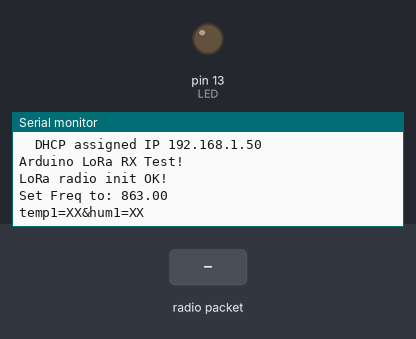
Simulated run of this sketch. Board: Arduino Uno, built with avr-gcc and run on an emulated ATmega328P. On the bench: output pins drawn as LEDs (lit = HIGH), the last lines printed to the serial monitor. The inputs (shaded band) are chosen by the test bench. WiFi joins after 1.5 s; servers stay silent unless stated; uploads are accepted with an empty reply; no radio packets arrive unless stated; pins used as bus, display or sensor lines are not drawn.

Above: at 3.7 s.
3.8 s: radio packet "XXXX" arrives
At 4.88 s:
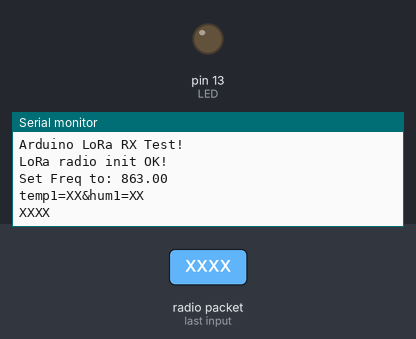
6.4 s: radio packet "1" arrives
At 7.9 s:
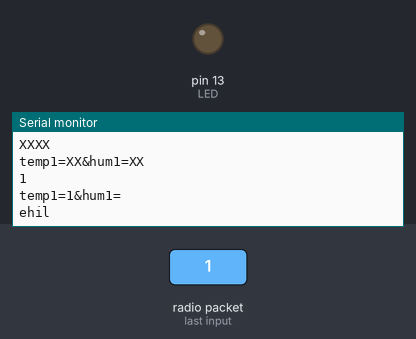

The sketch:

RX+Ether.ino
```cpp
#include <SPI.h>
#include <Ethernet.h>
#include <RH_RF95.h>

#define RFM95_CS 19
#define RFM95_RST 9
#define RFM95_INT 2

#define RF95_FREQ 863.0

// Singleton instance of the radio driver
RH_RF95 rf95(RFM95_CS, RFM95_INT);

#define LED 13

byte mac[] = {
  0xDE, 0xAD, 0xBE, 0xEF, 0xFE, 0xED
};

EthernetClient client;


String msg = "XXXX";
String data;

void setup() {

  pinMode(LED, OUTPUT);
  pinMode(RFM95_RST, OUTPUT);
  pinMode(RFM95_CS, OUTPUT);
  digitalWrite(RFM95_RST, HIGH);
  digitalWrite(RFM95_CS, HIGH);

  Serial.begin(9600);
  while (!Serial) {
    ; // wait for serial port to connect. Needed for native USB port only
  }

Serial.println("Initialize Ethernet with DHCP:");
  if (Ethernet.begin(mac) == 0) {
    Serial.println("Failed to configure Ethernet using DHCP");
    // Check for Ethernet hardware present
    if (Ethernet.hardwareStatus() == EthernetNoHardware) {
      Serial.println("Ethernet shield was not found.  Sorry, can't run without hardware. :(");
      while (true) {
        delay(1); // do nothing, no point running without Ethernet hardware
      }
    }
    if (Ethernet.linkStatus() == LinkOFF) {
      Serial.println("Ethernet cable is not connected.");
    }


  } else {
    Serial.print("  DHCP assigned IP ");
    Serial.println(Ethernet.localIP());
  }
  // give the Ethernet shield a second to initialize:
  delay(1000);


  digitalWrite(RFM95_CS, LOW);

  sei();
  Serial.println("Arduino LoRa RX Test!");
  // manual reset
  digitalWrite(RFM95_RST, LOW);
  delay(10);
  digitalWrite(RFM95_RST, HIGH);
  delay(10);

  if (!rf95.init()) {
    Serial.println("LoRa radio init failed");
  }
  else Serial.println("LoRa radio init OK!");

  // Defaults after init are 434.0MHz, modulation GFSK_Rb250Fd250, +13dbM
  if (!rf95.setFrequency(RF95_FREQ)) {
    Serial.println("setFrequency failed");
    while (1);
  }
  Serial.print("Set Freq to: "); Serial.println(RF95_FREQ);

  rf95.setTxPower(23, false);


}


void loop() {

  sei();
  if (rf95.available())
  {
    uint8_t buf[RH_RF95_MAX_MESSAGE_LEN];
    uint8_t len = sizeof(buf);

    if (rf95.recv(buf, &len))
    {
      msg = buf;
      Serial.println((char*)buf);
    }
    else {
      msg = "XXXX";
      }

  }
  else {

    msg = "XXXX";

    }

  cli();

String temp = msg.substring(0,2);
String  hum = msg.substring(2,4);


data = "temp1=" + temp + "&hum1=" + hum;

Serial.println(data);


if (client.connect("www.tgsite.altervista.org",80) && !(msg == "XXXX") ) {
Serial.println("ehil");
    client.println("POST /add.php HTTP/1.1");
    client.println("Host: www.tgsite.altervista.org"); // SERVER ADDRESS HERE TOO
    client.println("Content-Type: application/x-www-form-urlencoded");
    client.print("Content-Length: ");
    client.println(data.length());
    client.println();
    client.print(data);
  }

  if (client.connected()) {
    client.stop();  // DISCONNECT FROM THE SERVER
  }

sei();

delay(2000);


}
```

Measured:
- after the input at 3.8 s, the serial monitor: prints a new line after 0.92 s (image 1)
- after the input at 6.4 s, the serial monitor: prints a new line after 0.52 s (image 2)
